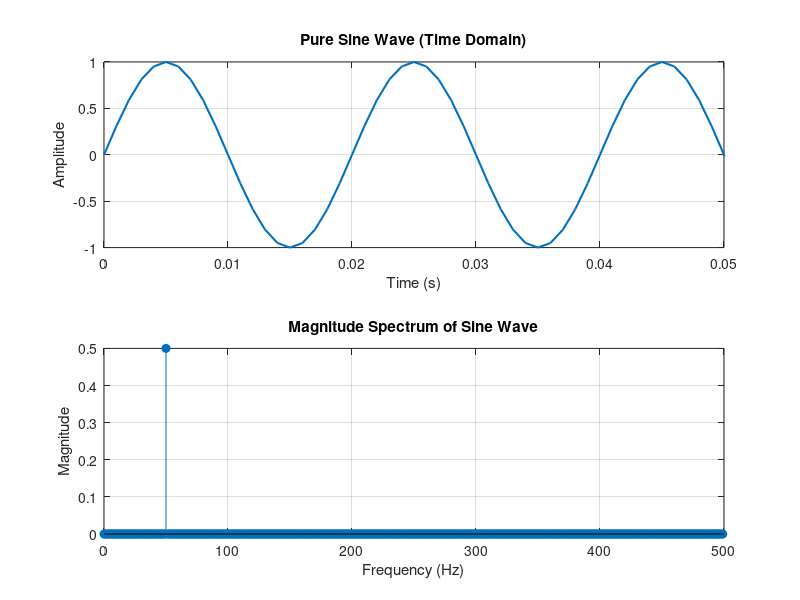

The MATLAB source for this figure:
% Pure Sine Wave and its FFT
% This script generates a pure sine wave and computes its Fast Fourier Transform (FFT)
% to visualize both the time-domain signal and its frequency-domain magnitude spectrum.

fs = 1000;            % Sampling frequency in Hz
t = 0:1/fs:1-1/fs;    % Time vector for 1 second duration (excluding last sample for exact length)
f = 50;               % Frequency of sine wave in Hz

% Generate pure sine wave signal
x = sin(2*pi*f*t);

% Compute FFT of the signal
X = fft(x);
n = length(X);                % Number of FFT points (same as signal length)
f_axis = (0:n-1)*(fs/n);     % Frequency axis for plotting (0 to fs - fs/n)

% Plot the time-domain sine wave
figure;
subplot(2,1,1);
plot(t, x, 'LineWidth', 1.5);
title('Pure Sine Wave (Time Domain)');
xlabel('Time (s)');
ylabel('Amplitude');
xlim([0 0.05]);   % Zoom in to first 50 ms for better visibility of waveform
grid on;

% Plot the magnitude spectrum of the sine wave
subplot(2,1,2);
stem(f_axis(1:n/2), abs(X(1:n/2))/n, 'filled'); % Plot positive frequencies only
title('Magnitude Spectrum of Sine Wave');
xlabel('Frequency (Hz)');
ylabel('Magnitude');
grid on;

% Note:
% The magnitude spectrum shows a single prominent peak at 50 Hz,
% which corresponds to the frequency of the sine wave.
